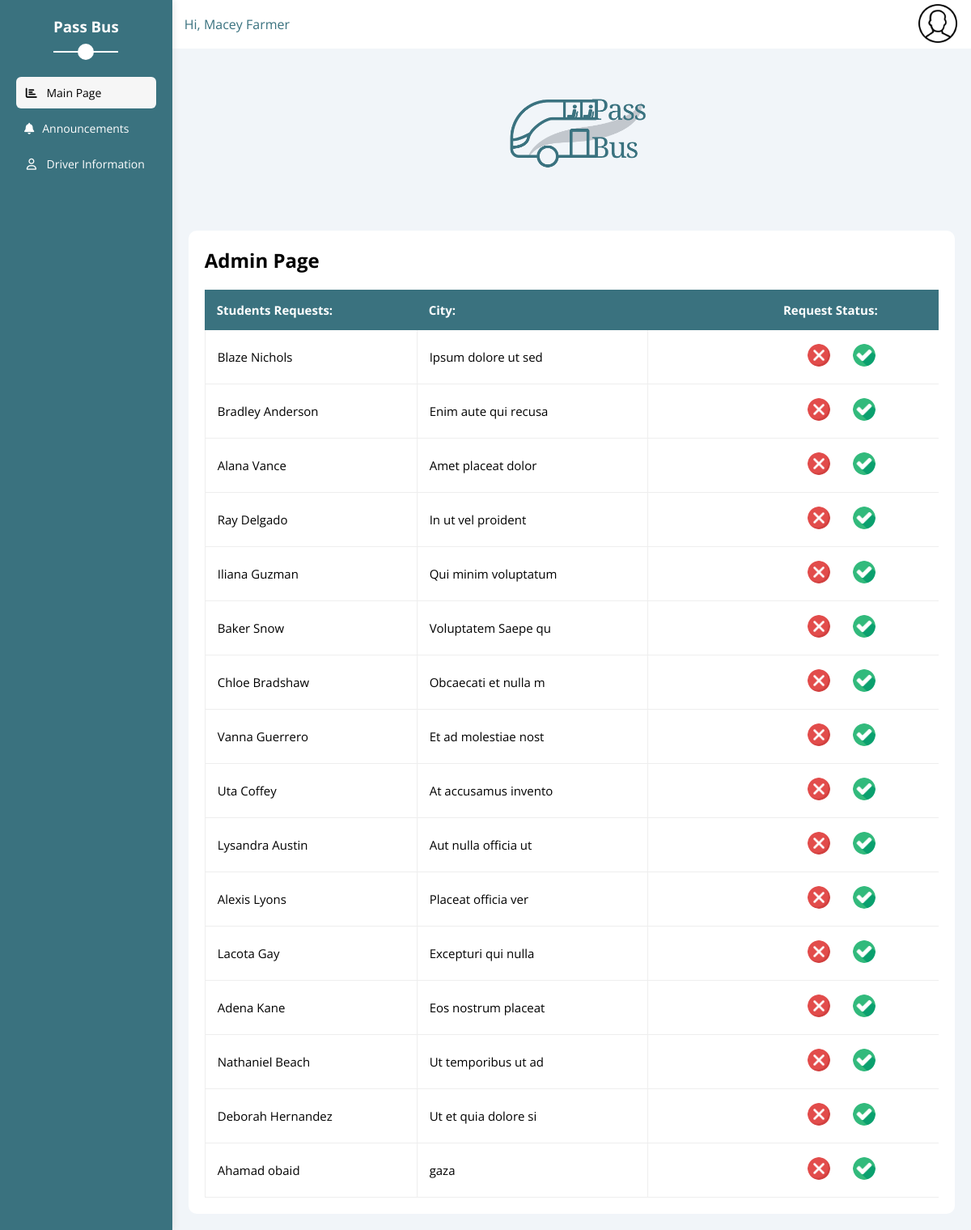
Page /admin/home.php (signed in) on the committed database.
### tables this page shows
CREATE TABLE `students` (
  `id` int(255) NOT NULL,
  `name` varchar(255) DEFAULT NULL,
  `email` varchar(255) DEFAULT NULL,
  `city` varchar(255) DEFAULT NULL,
  `neighborhood` varchar(255) DEFAULT NULL,
  `mobile_no` varchar(255) DEFAULT NULL,
  `relatives_mobile_no` varchar(255) DEFAULT NULL,
  `kinship_relationship` varchar(255) DEFAULT NULL,
  `blood_type` varchar(255) DEFAULT NULL,
  `password` varchar(255) DEFAULT NULL,
  `status` int(1) NOT NULL DEFAULT 1,
  `presence` int(11) DEFAULT NULL,
  `specialization` varchar(255) DEFAULT NULL,
  `updated_at` timestamp NOT NULL DEFAULT current_timestamp()
);

### admin/home.php (the view, shortened to what this page needs)
<?php
include '../include/slidebar.php';
global $conn;
$qry = "SELECT * FROM students WHERE status = 1";
$result=mysqli_query($conn,$qry);
?>
<img src="../assets/imgs/logo.png" alt="">
<div class="projects p-20 bg-white rad-10 m-20">
    <h2 class="mt-0 mb-20">Admin Page</h2>
    <div class="responsive-table">
        <table class="fs-15 w-full" style="text-align: left;">
            <thead>
            <tr>
                <td>Students Requests:</td>
                <td>City:</td>
                <td style="text-align: center;">Request Status:</td>
            </tr>
            </thead>
            <tbody>
            <?php while ($data = mysqli_fetch_assoc($result)){?>
                <tr>
                    <td><?php echo $data['name']?></td>
                    <td><?php echo $data['city']?></td>
                    <div style="display: flex;" class="Request Status">
                        <td><img style="cursor: pointer; margin-left: 180px; margin-right: 40px;" src="../assets/imgs/cancel.png" alt="" data-action="cancel" data-id="<?php echo  $data['id']?>">
                            <img style="cursor: pointer;" src="../assets/imgs/checked.png" alt="" data-action="approve" data-id="<?php echo  $data['id']?>">
                        </td>
                    </div>
                </tr>
            <?php } ?>
            </tbody>
        </table>
    </div>
</div>
<?php
    include '../include/footer.php'
?>

### assets/css/framework.css (style rules this page uses)
:root { --blue-color: #0075ff; --blue-alt-color: #0d69d5; --orange-color: #f59e0b; --green-color: #22c55e; --red-color: #f44336; --grey-color: #888; }
.p-20 { padding: 20px; }
.m-20 { margin: 20px; }
.mt-0 { margin-top: 0; }
.mb-20 { margin-bottom: 20px; }
.bg-white { background-color: white; }
.fs-15 { font-size: 15px; }
.rad-10 { border-radius: 10px; }
.w-full { width: 100%; }

### assets/css/master.css (style rules this page uses)
:root { --blue-color: #3a727f; --blue-alt-color: #3a727f; --orange-color: #f59e0b; --green-color: #22c55e; --red-color: #f44336; --grey-color: #888; }
* { box-sizing: border-box; }
body { margin: 0; font-family: "Open Sans", sans-serif; }
.projects .responsive-table { overflow-x: auto; }
.projects table { min-width: 1000px; border-spacing: 0; text-align: center; }
.projects thead td { color: white; background-color: #3a727f; font-weight: bold; }
.projects table td { padding: 15px; }
.projects tbody td { border-bottom: 1px solid #eee; border-left: 1px solid #eee; transition: 0.3s; }
.projects table tbody tr td:last-child { border-right: 1px solid #eee; }
.projects table img { width: 32px; height: 32px; border-radius: 50%; padding: 2px; background-color: white; }
.projects table img:not(:first-child) { margin-left: -20px; }
.content img { width: 200px; margin-left: 41%; }

### rows in the picture
students: name "Blaze Nichols", city "Ipsum dolore ut sed"
students: name "Bradley Anderson", city "Enim aute qui recusa"
students: name "Alana Vance", city "Amet placeat dolor"
students: name "Ray Delgado", city "In ut vel proident"
students: name "Iliana Guzman", city "Qui minim voluptatum"
students: name "Baker Snow", city "Voluptatem Saepe qu"
students: name "Chloe Bradshaw", city "Obcaecati et nulla m"
students: name "Vanna Guerrero", city "Et ad molestiae nost"
students: name "Uta Coffey", city "At accusamus invento"
students: name "Lysandra Austin", city "Aut nulla officia ut"
students: name "Alexis Lyons", city "Placeat officia ver"
students: name "Lacota Gay", city "Excepturi qui nulla"
students: name "Adena Kane", city "Eos nostrum placeat"
students: name "Nathaniel Beach", city "Ut temporibus ut ad"
students: name "Deborah Hernandez", city "Ut et quia dolore si"
students: name "Ahamad obaid", city "gaza"

### other values in the picture
$_SESSION['name'] "Macey Farmer"
